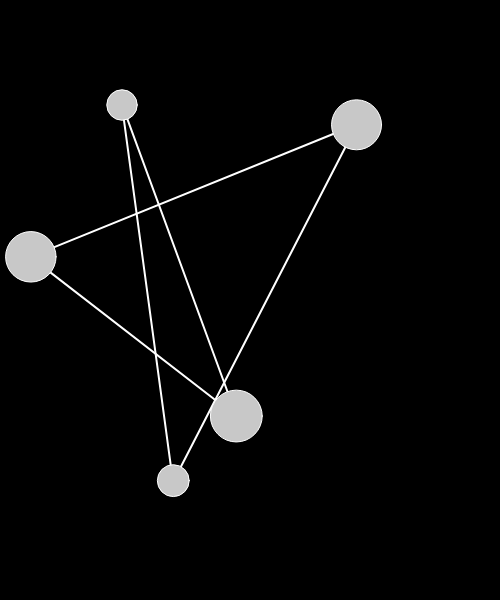
Frame 1 (no input)
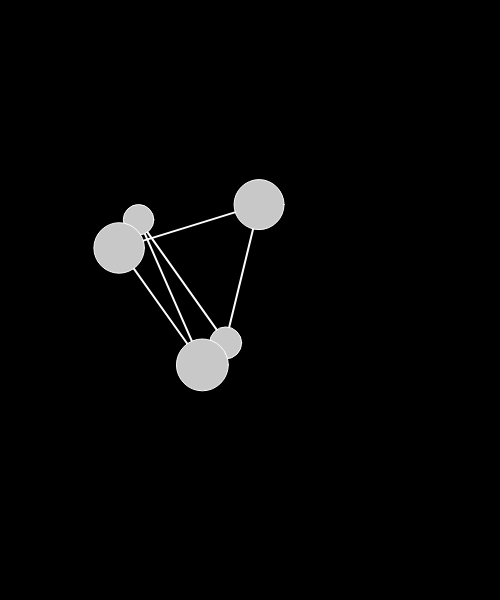
Frame 60 (no input)
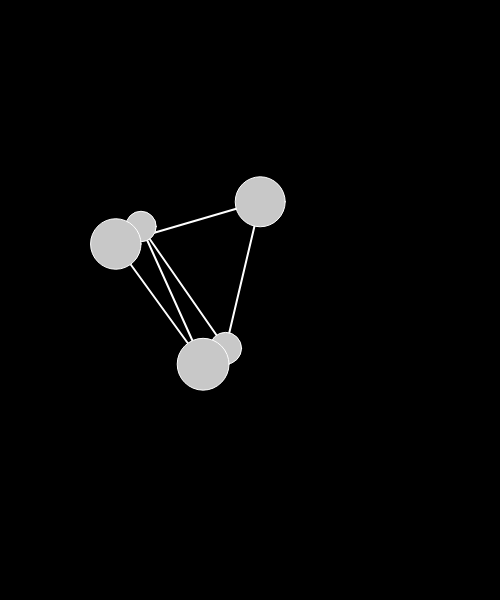
Frame 120 (the mouse pressed at the canvas centre since frame 60)

The p5.js sketch that drew these frames (run headless with seeded random() and noise() and a simulated clock; from frame 60 on, the mouse is pressed at the canvas centre):

// p5.js sketch
// ── sketch.js
var numOfBalls = 5;
var balls = [];
var springs = [];

function setup() {
  createCanvas(500, 600);

  for (var i = 0; i < numOfBalls; i++) {
    balls.push(new Ball(random(width), random(height)));
  }
  for (var i = 0; i < balls.length; i++) {
    if (i < balls.length - 1) {
      springs.push(new Spring(balls[i], balls[i + 1], 150));
    } else {
      springs.push(new Spring(balls[i], balls[0], 150));
    }
  }
}

function draw() {
  background(0);
  for (var i = 0; i < springs.length; i++) {
    springs[i].update();
    springs[i].display();
  }
  for (var i = 0; i < balls.length; i++) {
    balls[i].update();
    balls[i].drag();
    balls[i].display();
  }
}
// ── Ball.js
"use strict";

class Ball {
  constructor(x, y) {
    this.pos = createVector(x, y);
    this.vel = createVector();
    this.acc = createVector();

    this.mass = random(10, 30);
    this.rad = this.mass;
    
    this.cDamping = 0.9;
  }
  display() {
    push();
    stroke(255);
    fill(200);
    ellipse(this.pos.x, this.pos.y, this.rad * 2, this.rad * 2);
    pop();
  }
  update() {
    this.vel.add(this.acc);
    this.pos.add(this.vel);
    this.acc.mult(0);
    
    this.vel.mult(this.cDamping);
  }
  applyForce( f ) {
    var force = f.copy();
    force.div(this.mass);
    this.acc.add(force);
  }
  drag() {
    var distance = dist(mouseX, mouseY, this.pos.x, this.pos.y);
    if (mouseIsPressed && distance < this.rad + 10) {
      this.pos.x = mouseX;
      this.pos.y = mouseY;
    }
  }
}
















// ── Spring.js
"use strict";

class Spring {
  constructor(ballA, ballB, len) {
    this.ballA = ballA;
    this.ballB = ballB;
    this.len = len;
    
    this.k = 0.05;
  }
  display(b) {
    push();
    stroke(255);
    strokeWeight(2);
    line(this.ballA.pos.x, this.ballA.pos.y, this.ballB.pos.x, this.ballB.pos.y);
    pop();
  }
  update() {
    // vector
    var vector = p5.Vector.sub(this.ballA.pos, this.ballB.pos);
    var distance = vector.mag();
    var direction = vector.copy().normalize();
    
    // force
    var stretch = distance - this.len;
    var force = direction.copy();
    // hooke's law
    force.mult(-1 * this.k * stretch);
    this.ballA.applyForce(force);
    force.mult(-1);
    this.ballB.applyForce(force);
  }
}
